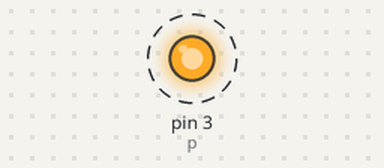
Bench run of a sketch on a simulated Arduino Uno, built with avr-gcc and run on an emulated ATmega328P. On the bench: output pins drawn as LEDs (lit = HIGH). Dashed ring = blinking.

Above: at 0.2 s.
Timing chart, 0 to 3.0 s (numbered marks = the images above):
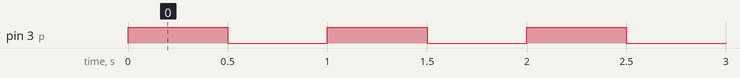

Measured:
- by itself, pin 3 (p): alternates HIGH for 0.50 s and LOW for 0.50 s

The sketch:

sketch_jan03a.ino
```cpp
int p = 3;
int d = 500;
int i0 = 255;
int i1 = 124;

void setup() {
  // put your setup code here, to run once:
  pinMode(3, OUTPUT);

}

void loop() {
  //  // put your main code here, to run repeatedly:
  //  analogWrite(p, i0);
  //  delay(d);
  //  analogWrite(p, i1);
  //  delay(d);

  digitalWrite(p, HIGH);
  delay(d);
  digitalWrite(p, LOW);
  delay(d);
}
```
